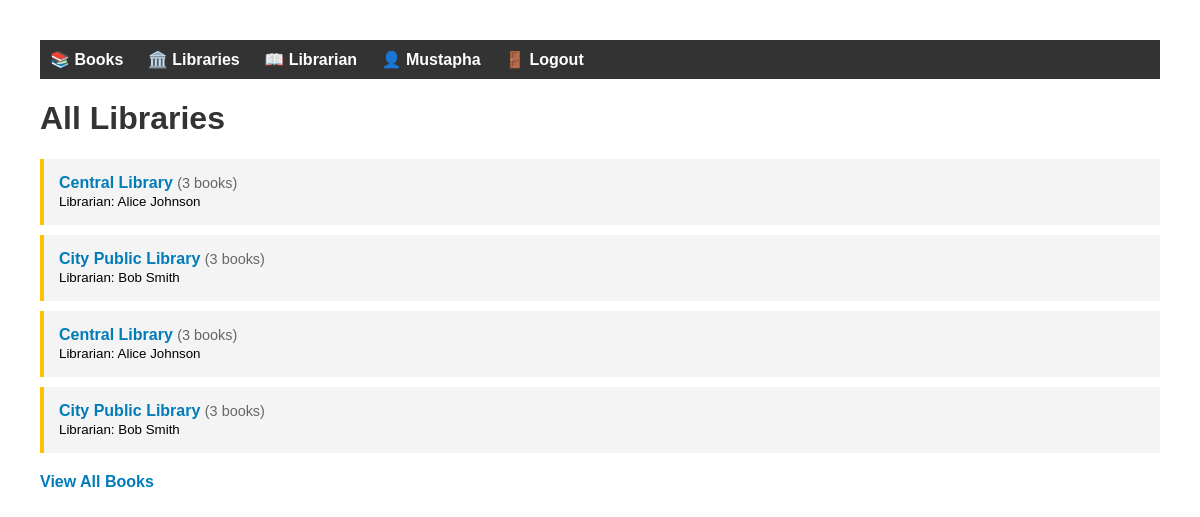
The app's page /relationship/libraries/ (signed in) with its own data.
### relationship_app/models.py (models this page shows, shortened)
class Library(models.Model):
    name = models.CharField(max_length=100)
    books = models.ManyToManyField(Book, related_name='libraries')
    class Meta:
        verbose_name_plural = "Libraries"

class Librarian(models.Model):
    name = models.CharField(max_length=100)
    library = models.OneToOneField(Library, on_delete=models.CASCADE, related_name='librarian')

### relationship_app/views.py (the view)
# urls.py: path('libraries/', views.LibraryListView.as_view(), name='library_list'),
class LibraryListView(ListView):
    model = Library
    template_name = 'relationship_app/library_list.html'
    context_object_name = 'libraries'

### relationship_app/templates/relationship_app/library_list.html (shortened to what this page needs)
<!DOCTYPE html>
<html lang="en">
<head>
</head>
<body>
   <nav style="background: #333; padding: 10px; margin-bottom: 20px;">
    <div style="max-width: 1200px; margin: 0 auto;">
        <a href="{% url 'relationship_app:list_books' %}" style="color: white; text-decoration: none; margin-right: 20px;">📚 Books</a>
        <a href="{% url 'relationship_app:library_list' %}" style="color: white; text-decoration: none; margin-right: 20px;">🏛️ Libraries</a>
        {% if user.is_authenticated %}
            {% if user.profile.role == 'admin' %}
                <a href="{% url 'relationship_app:admin_view' %}" style="color: white; text-decoration: none; margin-right: 20px;">🛡️ Admin</a>
                <a href="{% url 'relationship_app:manage_roles' %}" style="color: white; text-decoration: none; margin-right: 20px;">⚙️ Manage Roles</a>
            {% elif user.profile.role == 'librarian' %}
                <a href="{% url 'relationship_app:librarian_view' %}" style="color: white; text-decoration: none; margin-right: 20px;">📖 Librarian</a>
            {% elif user.profile.role == 'member' %}
                <a href="{% url 'relationship_app:member_view' %}" style="color: white; text-decoration: none; margin-right: 20px;">👤 Member</a>
            {% endif %}
            <a href="{% url 'relationship_app:profile' %}" style="color: white; text-decoration: none; margin-right: 20px;">👤 {{ user.username }}</a>
            <a href="{% url 'relationship_app:logout' %}" style="color: white; text-decoration: none; margin-right: 20px;">🚪 Logout</a>
        {% else %}
            <a href="{% url 'relationship_app:login' %}" style="color: white; text-decoration: none; margin-right: 20px;">🔑 Login</a>
            <a href="{% url 'relationship_app:register' %}" style="color: white; text-decoration: none; margin-right: 20px;">📝 Register</a>
        {% endif %}
    </div>
</nav>
    <h1>All Libraries</h1>
    <ul>
        {% for library in libraries %}
        <li>
            <a href="{% url 'relationship_app:library_detail' library.pk %}">
                {{ library.name }}
            </a>
            <span class="book-count">
                ({{ library.books.count }} book{{ library.books.count|pluralize }})
            </span>
            {% if library.librarian %}
            <br><small>Librarian: {{ library.librarian.name }}</small>
            {% endif %}
        </li>
        {% empty %}
        <li>No libraries available.</li>
        {% endfor %}
    </ul>
    <div style="margin-top: 20px;">
        <a href="{% url 'relationship_app:list_books' %}">View All Books</a>
    </div>
</body>
</html>

### relationship_app/templates/relationship_app/library_list.html (style rules this page uses)
body { font-family: Arial, sans-serif; margin: 40px; }
h1 { color: #333; }
ul { list-style-type: none; padding: 0; }
li { background: #f4f4f4; margin: 10px 0; padding: 15px; border-left: 4px solid #ffc107; }
a { color: #007cba; text-decoration: none; font-weight: bold; }
.book-count { color: #666; font-size: 0.9em; }

### records on screen
Library: name "Central Library", books.count "3", librarian.name "Alice Johnson"
Library: name "City Public Library", books.count "3", librarian.name "Bob Smith"
Library: name "Central Library", books.count "3", librarian.name "Alice Johnson"
Library: name "City Public Library", books.count "3", librarian.name "Bob Smith"

### other values on screen
{{ user.username }} "Mustapha"
